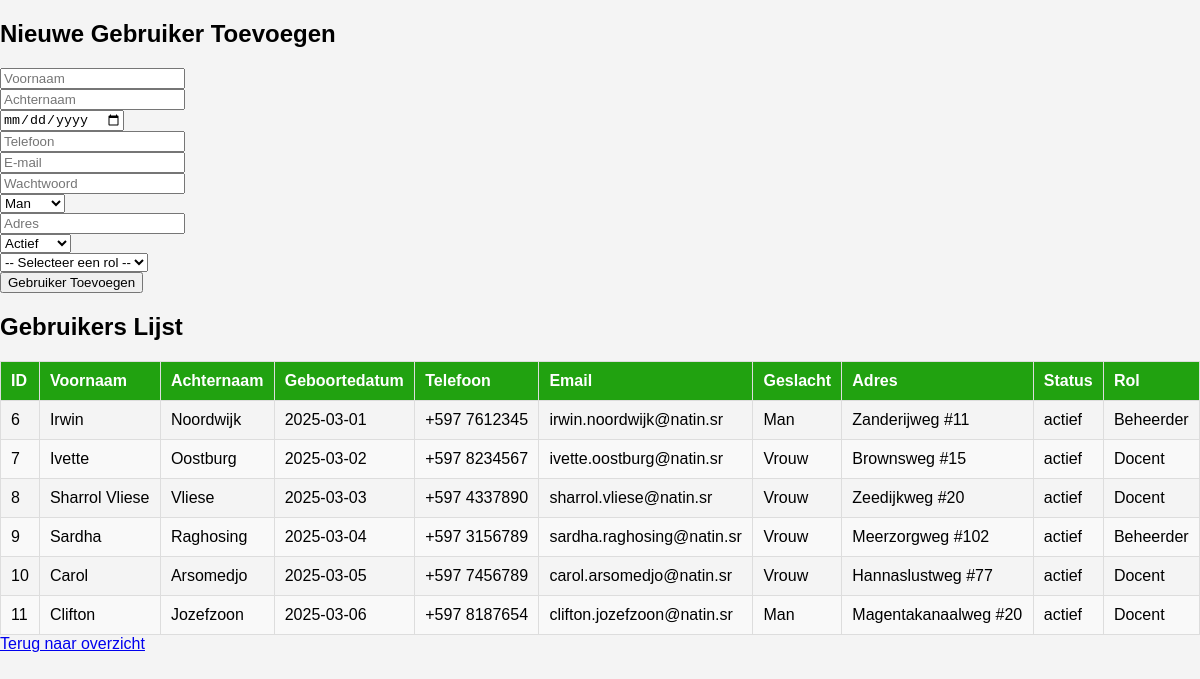
The page /gebruiker.creat.php on the database its author committed.
### tables this page shows
CREATE TABLE `personen` (
  `person_id` int NOT NULL,
  `rol_id` int DEFAULT NULL,
  `voornaam` varchar(50) NOT NULL,
  `achternaam` varchar(50) NOT NULL,
  `geboortedatum` date DEFAULT NULL,
  `email` varchar(100) DEFAULT NULL,
  `telefoon` varchar(20) DEFAULT NULL,
  `adres` text,
  `geslacht` varchar(20) DEFAULT NULL,
  `status` enum('actief','inactief') DEFAULT NULL,
  `wachtwoord` varchar(255) NOT NULL,
  `reset_token` varchar(255) DEFAULT NULL
);

CREATE TABLE `rollen` (
  `rol_id` int NOT NULL,
  `soort` enum('docent','admin') NOT NULL,
  `rol` varchar(50) NOT NULL
);

### gebruiker.creat.php (the view, shortened to what this page needs)
<?php
$servername = "localhost";
$username = "root";
$password = "";
$dbname = "wit";
$conn = new mysqli($servername, $username, $password, $dbname);
$sql = "SELECT p.person_id, p.voornaam, p.achternaam, p.geboortedatum, p.telefoon, p.email, p.adres, p.geslacht, p.status, r.rol
        FROM Personen p
        LEFT JOIN Rollen r ON p.rol_id = r.rol_id";
$result = $conn->query($sql);
?>
<!DOCTYPE html>
<html lang="nl">
<head>
    <link rel="stylesheet" href="assests/css/student.css">
</head>
<body>
    <h2>Nieuwe Gebruiker Toevoegen</h2>
    <form method="post" action="">
        <input type="text" name="voornaam" placeholder="Voornaam" required><br>
        <input type="text" name="achternaam" placeholder="Achternaam" required><br>
        <input type="date" name="geboortedatum" required><br>
        <input type="text" name="telefoon" placeholder="Telefoon" required><br>
        <input type="email" name="email" placeholder="E-mail" required><br>
        <input type="password" name="wachtwoord" placeholder="Wachtwoord" required><br>
        <select name="geslacht" required>
            <option value="Man">Man</option>
        </select><br>
        <input type="text" name="adres" placeholder="Adres" required><br>
        <select name="status" required>
            <option value="Actief">Actief</option>
        </select><br>
        <select name="rol_id" required>
            <option value="">-- Selecteer een rol --</option>
        </select><br>
        <button type="submit">Gebruiker Toevoegen</button>
    </form>
    <h2>Gebruikers Lijst</h2>
    <table border="1">
        <thead>
            <tr>
                <th>ID</th>
                <th>Voornaam</th>
                <th>Achternaam</th>
                <th>Geboortedatum</th>
                <th>Telefoon</th>
                <th>Email</th>
                <th>Geslacht</th>
                <th>Adres</th>
                <th>Status</th>
                <th>Rol</th>
            </tr>
        </thead>
        <tbody>
            <?php
            if ($result->num_rows > 0) {
                while($row = $result->fetch_assoc()) {
                    echo "<tr>";
                    echo "<td>" . $row['person_id'] . "</td>";
                    echo "<td>" . $row['voornaam'] . "</td>";
                    echo "<td>" . $row['achternaam'] . "</td>";
                    echo "<td>" . $row['geboortedatum'] . "</td>";
                    echo "<td>" . $row['telefoon'] . "</td>";
                    echo "<td>" . $row['email'] . "</td>";
                    echo "<td>" . $row['geslacht'] . "</td>";
                    echo "<td>" . $row['adres'] . "</td>";
                    echo "<td>" . $row['status'] . "</td>";
                    echo "<td>" . $row['rol'] . "</td>";
                    echo "</tr>";
                }
            } else {
                echo "<tr><td colspan='10'>Geen gebruikers gevonden</td></tr>";
            }
            ?>
        </tbody>
    </table>
    <a href="gebruiker.php">Terug naar overzicht</a>
</body>
</html>

### assests/css/student.css (style rules this page uses)
body { font-family: Arial, sans-serif; background-color: #f4f4f4; margin: 0; padding: 0; }
table { width: 100%; border-collapse: collapse; margin-top: 10px; }
table, th, td { border: 1px solid #ddd; }
th, td { padding: 10px; text-align: left; }
th { background-color: hsl(113, 82%, 35%); color: white; }
tr:nth-child(even) { background-color: #f9f9f9; }

### rows shown on the page
personen: person_id "6", voornaam "Irwin", achternaam "Noordwijk", geboortedatum "2025-03-01", telefoon "+597 7612345", email "irwin.noordwijk@natin.sr", geslacht "Man", adres "Zanderijweg #11", status "actief", rol.rol "Beheerder"
personen: person_id "7", voornaam "Ivette", achternaam "Oostburg", geboortedatum "2025-03-02", telefoon "+597 8234567", email "ivette.oostburg@natin.sr", geslacht "Vrouw", adres "Brownsweg #15", status "actief", rol.rol "Docent"
personen: person_id "8", voornaam "Sharrol Vliese", achternaam "Vliese", geboortedatum "2025-03-03", telefoon "+597 4337890", email "sharrol.vliese@natin.sr", geslacht "Vrouw", adres "Zeedijkweg #20", status "actief", rol.rol "Docent"
personen: person_id "9", voornaam "Sardha", achternaam "Raghosing", geboortedatum "2025-03-04", telefoon "+597 3156789", email "sardha.raghosing@natin.sr", geslacht "Vrouw", adres "Meerzorgweg #102", status "actief", rol.rol "Beheerder"
personen: person_id "10", voornaam "Carol", achternaam "Arsomedjo", geboortedatum "2025-03-05", telefoon "+597 7456789", email "carol.arsomedjo@natin.sr", geslacht "Vrouw", adres "Hannaslustweg #77", status "actief", rol.rol "Docent"
personen: person_id "11", voornaam "Clifton", achternaam "Jozefzoon", geboortedatum "2025-03-06", telefoon "+597 8187654", email "clifton.jozefzoon@natin.sr", geslacht "Man", adres "Magentakanaalweg #20", status "actief", rol.rol "Docent"
